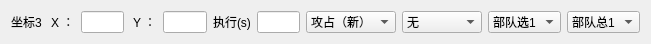
   <widget class="QWidget" name="horizontalLayoutWidget_5">
    <property name="geometry">
     <rect>
      <x>0</x>
      <y>120</y>
      <width>651</width>
      <height>41</height>
     </rect>
    </property>
    <layout class="QHBoxLayout" name="horizontalLayout_8">
     <item>
      <widget class="QLabel" name="label_19">
       <property name="text">
        <string>坐标3 </string>
       </property>
      </widget>
     </item>
     <item>
      <widget class="QLabel" name="label_20">
       <property name="text">
        <string>X ：</string>
       </property>
      </widget>
     </item>
     <item>
      <widget class="QLineEdit" name="et_pos_x_3"/>
     </item>
     <item>
      <widget class="QLabel" name="label_21">
       <property name="text">
        <string> Y ：</string>
       </property>
      </widget>
     </item>
     <item>
      <widget class="QLineEdit" name="et_pos_y_3"/>
     </item>
     <item>
      <widget class="QLabel" name="label_67">
       <property name="text">
        <string>执行(s)</string>
       </property>
      </widget>
     </item>
     <item>
      <widget class="QLineEdit" name="et_delay_3"/>
     </item>
     <item>
      <widget class="QComboBox" name="cbb3">
       <property name="minimumSize">
        <size>
         <width>90</width>
         <height>0</height>
        </size>
       </property>
       <item>
        <property name="text">
         <string>攻占（新）</string>
        </property>
       </item>
       <item>
        <property name="text">
         <string>行军（新）</string>
        </property>
       </item>
       <item>
        <property name="text">
         <string>行军（敌）</string>
        </property>
       </item>
       <item>
        <property name="text">
         <string>攻占（敌）</string>
        </property>
       </item>
       <item>
        <property name="text">
         <string>行军（已）</string>
        </property>
       </item>
       <item>
        <property name="text">
         <string>驻守（己）</string>
        </property>
       </item>
       <item>
        <property name="text">
         <string>扫荡（已）</string>
        </property>
       </item>
       <item>
        <property name="text">
         <string>屯田（已）</string>
        </property>
       </item>
       <item>
        <property name="text">
         <string>驻守（营）</string>
        </property>
       </item>
       <item>
        <property name="text">
         <string>调动（营）</string>
        </property>
       </item>
       <item>
        <property name="text">
         <string>调动（盟）</string>
        </property>
       </item>
       <item>
        <property name="text">
         <string>驻守（盟）</string>
        </property>
       </item>
       <item>
        <property name="text">
         <string>回城</string>
        </property>
       </item>
      </widget>
     </item>
     <item>
      <widget class="QComboBox" name="cb_qk3">
       <property name="minimumSize">
        <size>
         <width>80</width>
         <height>0</height>
        </size>
       </property>
       <item>
        <property name="text">
         <string>无</string>
        </property>
       </item>
       <item>
        <property name="text">
         <string>快速分兵1</string>
        </property>
       </item>
       <item>
        <property name="text">
         <string>快速分兵2</string>
        </property>
       </item>
       <item>
        <property name="text">
         <string>快速分兵3</string>
        </property>
       </item>
       <item>
        <property name="text">
         <string>快速分兵4</string>
        </property>
       </item>
       <item>
        <property name="text">
         <string>快速分兵5</string>
        </property>
       </item>
      </widget>
     </item>
     <item>
      <widget class="QComboBox" name="cb_select_3">
       <item>
        <property name="text">
         <string>部队选1</string>
        </property>
       </item>
       <item>
        <property name="text">
         <string>部队选2</string>
        </property>
       </item>
       <item>
        <property name="text">
         <string>部队选3</string>
        </property>
       </item>
       <item>
        <property name="text">
         <string>部队选4</string>
        </property>
       </item>
       <item>
        <property name="text">
         <string>部队选5</string>
        </property>
       </item>
      </widget>
     </item>
     <item>
      <widget class="QComboBox" name="cb_sum_3">
       <item>
        <property name="text">
         <string>部队总1</string>
        </property>
       </item>
       <item>
        <property name="text">
         <string>部队总2</string>
        </property>
       </item>
       <item>
        <property name="text">
         <string>部队总3</string>
        </property>
       </item>
       <item>
        <property name="text">
         <string>部队总4</string>
        </property>
       </item>
       <item>
        <property name="text">
         <string>部队总5</string>
        </property>
       </item>
      </widget>
     </item>
    </layout>
   </widget>
